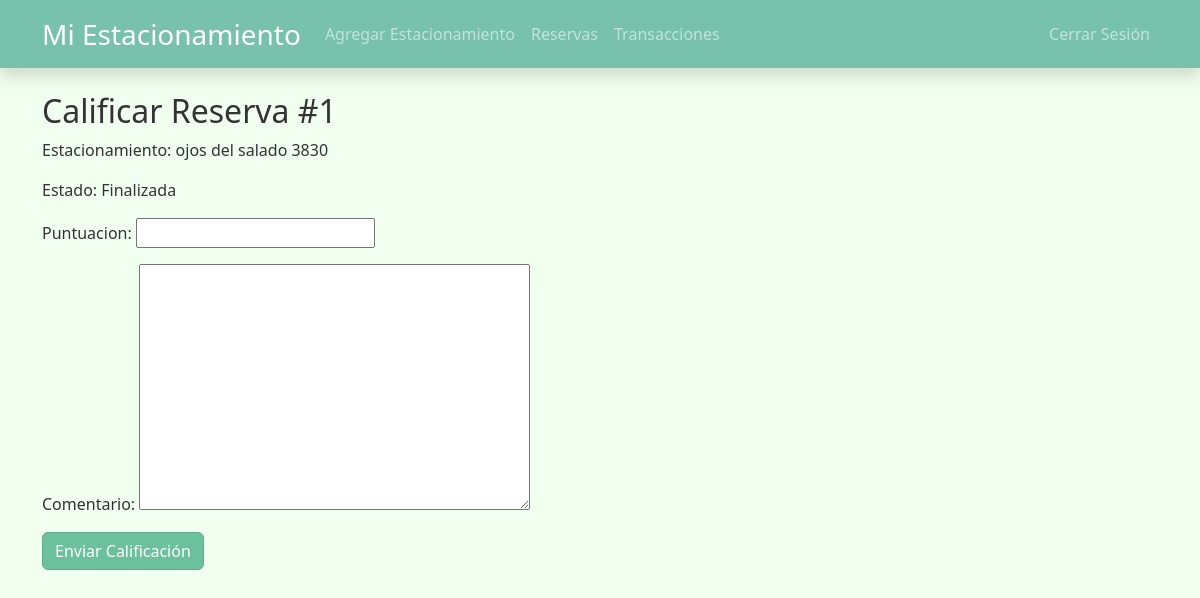
Page /estacionamientos/reserva/calificar/1/ (signed in) on the committed database.
### estacionamientos/models.py (models this page shows, shortened)
class Reserva(models.Model):
    ESTADO_CHOICES = (
        ('Pendiente', 'Pendiente'),
        ('Confirmada', 'Confirmada'),
        ('Cancelada', 'Cancelada'),
        ('Finalizada', 'Finalizada'),
    )
    cliente = models.ForeignKey(
        settings.AUTH_USER_MODEL,
        on_delete=models.CASCADE,
        limit_choices_to={'rol': 'cliente'},
        related_name='reservas'
    )
    estacionamiento = models.ForeignKey(
        Estacionamiento,
        on_delete=models.CASCADE,
        related_name='reservas'
    )
    fechaInicio = models.DateTimeField()
    fechaFin = models.DateTimeField()
    tiempoExpiracion = models.IntegerField(default=0)
    estado = models.CharField(max_length=10, choices=ESTADO_CHOICES, default='Pendiente')

class Estacionamiento(models.Model):
    owner = models.ForeignKey(
        settings.AUTH_USER_MODEL,
        on_delete=models.CASCADE,
        limit_choices_to={'rol': 'dueno'},
        related_name='estacionamientos'
    )
    ubicacion = models.CharField(max_length=255)
    coordenadas = models.CharField(max_length=255)
    tarifa = models.FloatField()
    disponibilidad = models.BooleanField(default=True)
    accesoRemoto = models.BooleanField(default=False)
    tipo = models.CharField(max_length=50, blank=True, null=True)

### estacionamientos/views.py (the view)
# urls.py: path('reserva/calificar/<int:reserva_id>/', calificar_reserva, name='calificar_reserva'),
@login_required
def calificar_reserva(request, reserva_id):
    reserva = get_object_or_404(Reserva, id=reserva_id)
    if reserva.estado != 'Finalizada':
        return redirect('detalle_reserva', pk=reserva_id)
    if request.user == reserva.cliente:
        user_calificado = reserva.estacionamiento.owner
    elif request.user == reserva.estacionamiento.owner:
        user_calificado = reserva.cliente
    else:
        return redirect('listar_estacionamientos')
    if request.method == 'POST':
        form = CalificacionForm(request.POST)
        if form.is_valid():
            calif = form.save(commit=False)
            calif.reserva = reserva
            calif.user_calificador = request.user
            calif.user_calificado = user_calificado
            calif.save()
            return redirect('detalle_reserva', pk=reserva_id)
    else:
        form = CalificacionForm()
    return render(request, 'estacionamientos/calificar_reserva.html', {
        'form': form,
        'reserva': reserva,
    })

### estacionamientos/forms.py (shortened to what this page needs)
class CalificacionForm(forms.ModelForm):
    class Meta:
        model = Calificacion
        fields = ['puntuacion', 'comentario']

### core/context_processors.py (called while the page is built)
def google_maps_key(request):
    return {
        'GOOGLE_MAPS_API_KEY': settings.GOOGLE_MAPS_API_KEY
    }

### estacionamientos/templates/estacionamientos/calificar_reserva.html (shortened to what this page needs)
{% extends 'base.html' %}
{% block content %}
<h2>Calificar Reserva #{{ reserva.id }}</h2>
<p>Estacionamiento: {{ reserva.estacionamiento.ubicacion }}</p>
<p>Estado: {{ reserva.estado }}</p>
<form method="post">
    {{ form.as_p }}
    <button class="btn btn-success" type="submit">Enviar Calificación</button>
</form>
{% endblock %}

### static/css/styles.css (style rules this page uses)
body { background-color: #f0fff0; color: #333; }
.btn-success { background-color: #6ac19b !important; border-color: #62ac8d !important; }

### rows in the picture
Reserva: id "1", estacionamiento.ubicacion "ojos del salado 3830", estado "Finalizada"
